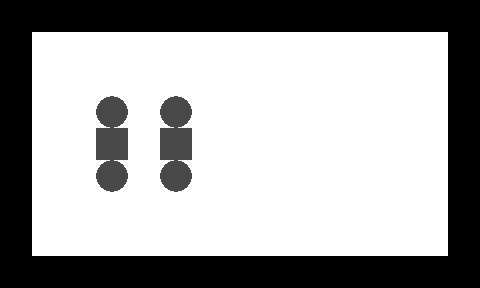

Rendered tile map (Tiled .tmx) drawn with the repository's tilesets; below, a short description and the full map source, tile grids included:
An orthogonal 15x9 tile map with 32x32 px tiles, 2 tile layers (1, 2).

<map version="1.0" orientation="orthogonal" width="15" height="9" tilewidth="32" tileheight="32">
 <tileset firstgid="1" name="n_tiles1" tilewidth="32" tileheight="32">
  <image source="../../images/map/common/n_tiles1.png" width="128" height="64" />
 </tileset>
 <layer name="1" width="15" height="9">
  <data encoding="csv">
1,1,1,1,1,1,1,1,1,1,1,1,1,1,1,
1,1,1,1,1,1,1,1,1,1,1,1,1,1,1,
1,1,1,1,1,1,1,1,1,1,1,1,1,1,1,
1,1,1,1,1,1,1,1,1,1,1,1,1,1,1,
1,1,1,1,1,1,1,1,1,1,1,1,1,1,1,
1,1,1,1,1,1,1,1,1,1,1,1,1,1,1,
1,1,1,1,1,1,1,1,1,1,1,1,1,1,1,
1,1,1,1,1,1,1,1,1,1,1,1,1,1,1,
1,1,1,1,1,1,1,1,1,1,1,1,1,1,1
</data>
 </layer>
 <layer name="2" width="15" height="9">
  <data encoding="csv">
2,2,2,2,2,2,2,2,2,2,2,2,2,2,2,
2,0,0,0,0,0,0,0,0,0,0,0,0,0,2,
2,0,0,0,0,0,0,0,0,0,0,0,0,0,2,
2,0,0,3,0,3,0,0,0,0,0,0,0,0,2,
2,0,0,4,0,4,0,0,0,0,0,0,0,0,2,
2,0,0,3,0,3,0,0,0,0,0,0,0,0,2,
2,0,0,0,0,0,0,0,0,0,0,0,0,0,2,
2,0,0,0,0,0,0,0,0,0,0,0,0,0,2,
2,2,2,2,2,2,2,2,2,2,2,2,2,2,2
</data>
 </layer>
</map>
